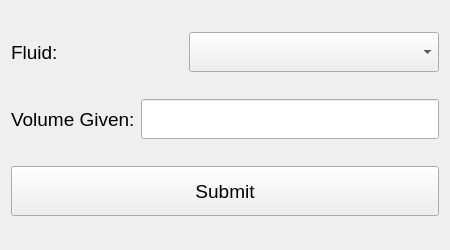
<?xml version="1.0" encoding="UTF-8"?>
<ui version="4.0">
    <class>PopupForm</class>
    <widget class="QWidget" name="PopupForm">
        <property name="geometry">
            <rect>
                <x>0</x>
                <y>0</y>
                <width>450</width>
                <height>250</height>
            </rect>
        </property>
        <property name="windowTitle">
            <string>Fluid Administration Form</string>
        </property>

        <!-- Apply a Vertical Layout -->
        <layout class="QVBoxLayout" name="verticalLayout">

            <!-- Dropdown Section -->
            <item>
                <layout class="QHBoxLayout">
                    <item>
                        <widget class="QLabel" name="dropdownLabel">
                            <property name="text">
                                <string>Fluid:</string>
                            </property>
                            <property name="font">
                                <font>
                                    <pointsize>14</pointsize>
                                </font>
                            </property>
                        </widget>
                    </item>
                    <item>
                        <widget class="QComboBox" name="dropdown">
                            <property name="minimumSize">
                                <size>
                                    <width>250</width>
                                    <height>40</height>
                                </size>
                            </property>
                            <property name="font">
                                <font>
                                    <pointsize>14</pointsize>
                                </font>
                            </property>
                        </widget>
                    </item>
                </layout>
            </item>

            <!-- Input Field for Volume Given -->
            <item>
                <layout class="QHBoxLayout">
                    <item>
                        <widget class="QLabel" name="label1">
                            <property name="text">
                                <string>Volume Given:</string>
                            </property>
                            <property name="font">
                                <font>
                                    <pointsize>14</pointsize>
                                </font>
                            </property>
                        </widget>
                    </item>
                    <item>
                        <widget class="QLineEdit" name="input1">
                            <property name="minimumSize">
                                <size>
                                    <width>150</width>
                                    <height>40</height>
                                </size>
                            </property>
                            <property name="font">
                                <font>
                                    <pointsize>14</pointsize>
                                </font>
                            </property>
                        </widget>
                    </item>
                </layout>
            </item>

            <!-- Submit Button -->
            <item>
                <widget class="QPushButton" name="submitButton">
                    <property name="text">
                        <string>Submit</string>
                    </property>
                    <property name="minimumSize">
                        <size>
                            <width>120</width>
                            <height>50</height>
                        </size>
                    </property>
                    <property name="font">
                        <font>
                            <pointsize>14</pointsize>
                        </font>
                    </property>
                </widget>
            </item>

        </layout>
    </widget>
    <resources/>
    <connections/>
</ui>
